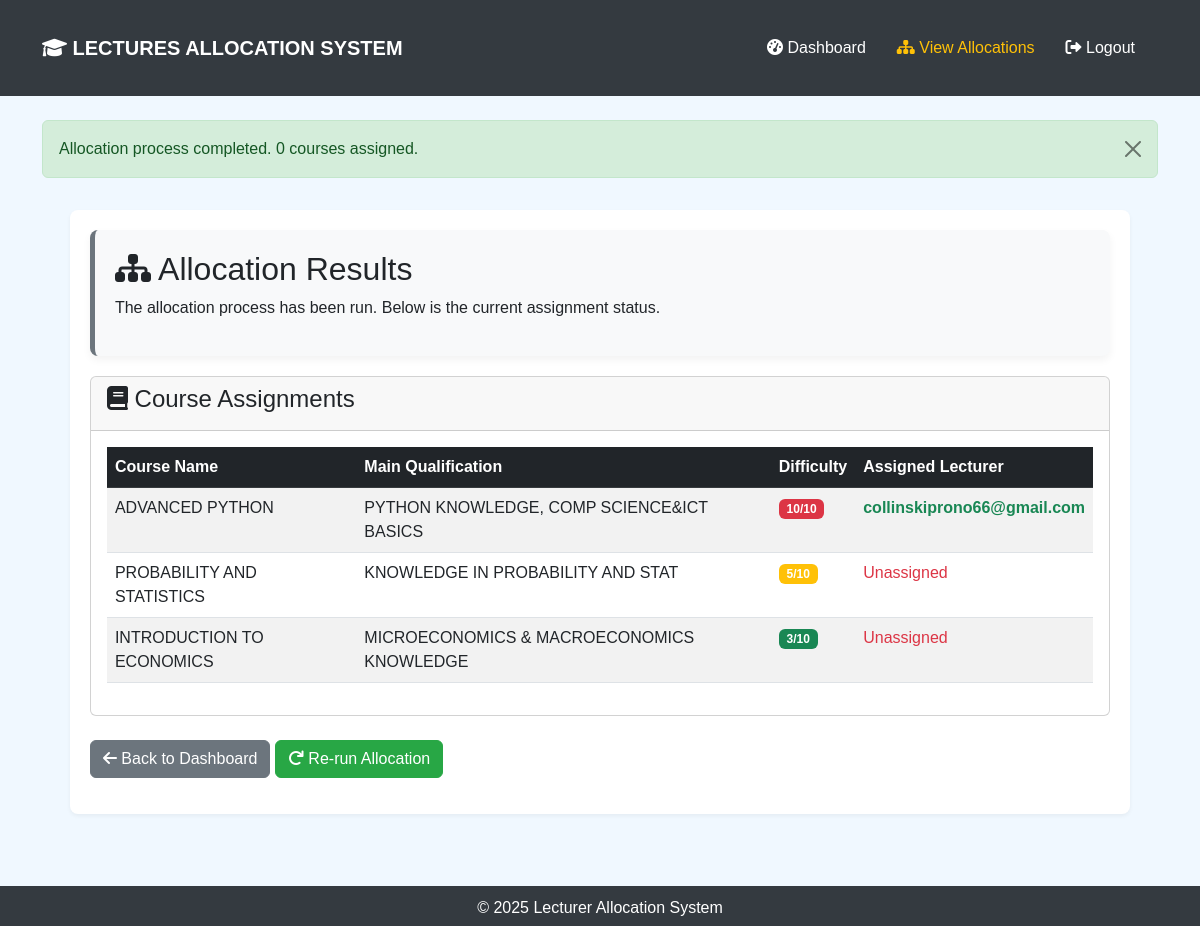
Page /admin/run_allocation (signed in) on the committed database.
### tables this page shows
CREATE TABLE courses (
            id INTEGER PRIMARY KEY AUTOINCREMENT,
            name TEXT NOT NULL,
            required_qual TEXT,
            difficulty INTEGER NOT NULL CHECK(difficulty >= 1 AND difficulty <= 10),
            lecturer_id INTEGER,
            main_qualification TEXT NOT NULL,
            FOREIGN KEY (lecturer_id) REFERENCES lecturers(id) ON DELETE SET NULL
        );

CREATE TABLE lecturers (
            id INTEGER PRIMARY KEY AUTOINCREMENT,
            name TEXT NOT NULL,
            email TEXT UNIQUE NOT NULL,
            password TEXT NOT NULL,
            verification_code TEXT,
            is_verified INTEGER DEFAULT 0,
            experience INTEGER,            -- Obsolete? General experience. Consider removing later.
            current_load INTEGER DEFAULT 0, -- Keeping current_load for allocation logic
            reset_token TEXT,
            reset_token_expiry INTEGER,
            is_ready_for_allocation INTEGER DEFAULT 0
        );

### MAIN.py (the view, shortened to what this page needs)
@app.route('/admin/run_allocation', methods=['GET'])
def run_allocation():
    if 'admin_id' not in session: flash("Admin privileges required.", "warning"); return redirect(url_for('admin_login'))
    db = get_db(); c = db.cursor(); allocations_made = []; final_courses = []
    try:
        c.execute('SELECT id, name, difficulty, main_qualification FROM courses WHERE lecturer_id IS NULL ORDER BY difficulty DESC')
        courses_to_allocate = c.fetchall()
        c.execute('SELECT id, email, current_load FROM lecturers WHERE is_verified = 1 AND is_ready_for_allocation = 1')
        lecturers = {row['id']: {'email': row['email'], 'current_load': row['current_load']} for row in c.fetchall()}
        max_load = 3 # Configurable max load
        for course in courses_to_allocate:
            course_id = course['id']; course_name = course['name']; difficulty = course['difficulty']
            best_lecturer_id = None; best_score = -1; best_lecturer_info = {}
            candidate_lecturer_ids = [lid for lid, data in lecturers.items() if data['current_load'] < max_load]
            if not candidate_lecturer_ids: continue # Skip course if no candidates available
            for lecturer_id in candidate_lecturer_ids:
                current_load = lecturers[lecturer_id]['current_load']
                c.execute('SELECT has_qualification, experience_years FROM lecturer_qualifications WHERE lecturer_id = ? AND course_id = ?', (lecturer_id, course_id))
                qual_data = c.fetchone()
                if not qual_data: continue # Skip lecturer if no specific qual/exp data
        flash(f'Allocation process completed. {len(allocations_made)} courses assigned.', 'success')
        final_courses = db.execute('''SELECT c.id, c.name, c.difficulty, c.main_qualification, l.email as lecturer_email
                                      FROM courses c LEFT JOIN lecturers l ON c.lecturer_id = l.id
                                      ORDER BY c.difficulty DESC, c.name''').fetchall()
    except Exception as e:
        db.rollback(); print(f"FATAL Error during allocation: {e}"); flash(f'Major error during allocation: {str(e)}', 'danger')
        final_courses = [] # Ensure empty list on error
    return render_template('admin_allocations_result.html', courses=final_courses, allocations_run=True, allocations_summary=allocations_made)

### MAIN.py (called while the page is built)
def get_db():
    if 'db' not in g:
        g.db = sqlite3.connect(app.config['DATABASE'])
        g.db.row_factory = sqlite3.Row
    return g.db

### templates/admin_allocations_result.html (shortened to what this page needs)
{% extends "base.html" %}
{% block content %}
<div class="admin-container">
     <div class="admin-panel">
         <h2><i class="fas fa-sitemap"></i> Allocation Results</h2>
         {% if allocations_run %}
            <p>The allocation process has been run. Below is the current assignment status.</p>
         {% else %}
            <p>Allocation has not been run yet or results are unavailable.</p>
         {% endif %}
     </div>
     <div class="card mb-4">
        <div class="card-header">
            <h4><i class="fas fa-book"></i> Course Assignments</h4>
        </div>
        <div class="card-body">
            <div class="table-responsive">
                <table class="table table-striped table-hover">
                    <thead class="table-dark">
                        <tr>
                            <th>Course Name</th>
                            <th>Main Qualification</th>
                            <th>Difficulty</th>
                            <th>Assigned Lecturer</th>
                        </tr>
                    </thead>
                    <tbody>
                        {% if courses %}
                            {% for course in courses %}
                            <tr>
                                <td>{{ course.name }}</td>
                                <td>{{ course.main_qualification }}</td>
                                <td>
                                     <span class="badge bg-{% if course.difficulty <= 3 %}success{% elif course.difficulty <= 6 %}warning{% else %}danger{% endif %}">
                                        {{ course.difficulty }}/10
                                     </span>
                                </td>
                                <td>
                                    {% if course.lecturer_email %}
                                        <span class="text-success fw-bold">{{ course.lecturer_email }}</span>
                                    {% else %}
                                        <span class="text-danger">Unassigned</span>
                                    {% endif %}
                                </td>
                            </tr>
                            {% endfor %}
                        {% else %}
                        <tr>
                            <td colspan="4" class="text-center text-muted">No courses found or allocation data unavailable.</td>
                        </tr>
                        {% endif %}
                    </tbody>
                </table>
            </div>
        </div>
    </div>
    <div class="my-3">
        <a href="{{ url_for('admin_dashboard') }}" class="btn btn-secondary"><i class="fas fa-arrow-left"></i> Back to Dashboard</a>
         <a href="{{ url_for('run_allocation') }}" class="btn btn-success"><i class="fas fa-redo"></i> Re-run Allocation</a>
     </div>
</div>
{% endblock %}

### templates/base.html (style rules this page uses)
body { background-color: #f0f8ff; font-family: 'Arial', sans-serif; margin: 0; padding-bottom: 60px; position: relative; min-height: 100vh; }
.auth-container, .admin-container, .profile-container, .form-container { background-color: #ffffff; border-radius: 8px; box-shadow: 0 2px 4px rgba(0,0,0,0.05); padding: 20px; margin: 2rem auto; }
.admin-container, .profile-container, .form-container { max-width: 95%; }
.admin-panel { background-color: #f8f9fa; border-radius: 8px; box-shadow: 0 4px 8px rgba(0, 0, 0, 0.05); padding: 20px; margin-bottom: 20px; border-left: 5px solid #6c757d; }
.btn-success { background-color: #28a745; border-color: #28a745; }

### rows in the picture
courses: name "ADVANCED PYTHON", main_qualification "PYTHON KNOWLEDGE, COMP SCIENCE&ICT BASICS", difficulty "10", lecturer_email "collinskiprono66@gmail.com"
courses: name "PROBABILITY AND STATISTICS", main_qualification "KNOWLEDGE IN PROBABILITY AND STAT", difficulty "5", shows "Unassigned"
courses: name "INTRODUCTION TO ECONOMICS", main_qualification "MICROECONOMICS & MACROECONOMICS KNOWLEDGE", difficulty "3", shows "Unassigned"

### other values in the picture
{{ message }} "Allocation process completed. 0 courses assigned."
